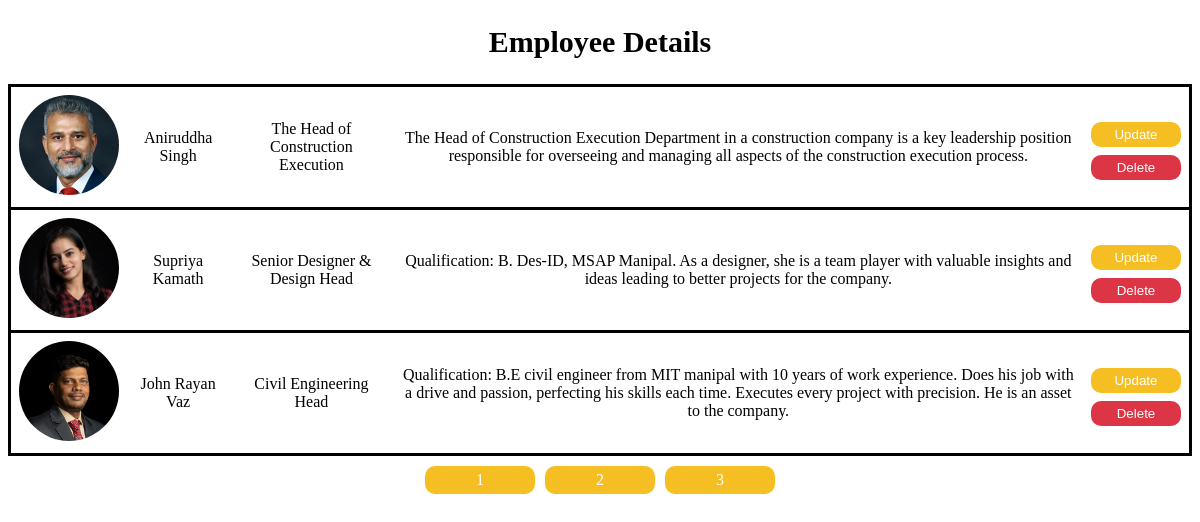
The app's page /Emp_retrieve.php with its own data.
### tables this page shows
CREATE TABLE `employees` (
  `id` int(11) NOT NULL,
  `name` varchar(100) DEFAULT NULL,
  `role` varchar(100) DEFAULT NULL,
  `image` varchar(255) DEFAULT NULL,
  `description` text DEFAULT NULL
);

### Emp_retrieve.php (the view, shortened to what this page needs)
<!DOCTYPE html>
<html lang="en">
<head>
</head>
<body>
    <h1 class="tt">Employee Details</h1>
    <?php
    $conn = mysqli_connect('localhost', 'root', '', 'db_webuild');
    $limit = 3;
    $page = isset($_GET['page']) ? $_GET['page'] : 1;
    $start = ($page - 1) * $limit;
    $sql = "SELECT * FROM Employees LIMIT $start, $limit";
    $result = mysqli_query($conn, $sql);
    echo "<table>";
    while ($row = mysqli_fetch_assoc($result)) {
        echo "<tr>";
        echo "<td><img src='" . $row['image'] . "' alt='" . $row['name'] . "'></td>";
        echo "<td>" . $row['name'] . "</td>";
        echo "<td>" . $row['role'] . "</td>";
        echo "<td>" . $row['description'] . "</td>";
        echo "<td>";
        echo "<button class='btn' onclick='updateEmployee()'>Update</button>";
        echo "<form method='post' action='delete_employee.php'>";
        echo "<button type='submit' class='btn del' onclick='return confirm(\"Are you sure you want to delete this employee?\")'>Delete</button>";
        echo "</form>";
        echo "</td>";
        echo "</tr>";
    }
    echo "</table>";
    $sql_total = "SELECT COUNT(*) AS total FROM Employees";
    $result_total = mysqli_query($conn, $sql_total);
    $row_total = mysqli_fetch_assoc($result_total);
    $total_records = $row_total['total'];
    $total_pages = ceil($total_records / $limit);
    echo "<div class='pagination'>";
    for ($i = 1; $i <= $total_pages; $i++) {
        echo "<a href='?page=$i'>$i</a>";
    }
    echo "</div>";
    ?>
</body>
</html>

### Emp_retrieve.php (style rules this page uses)
.tt { text-align: center; font-size: 30px; font-family: 'Times New Roman', Times, serif; margin: 25px 20px; }
table { border-collapse: collapse; width: 100%; border: none; }
th, td { border: 1px solid #ddd; padding: 8px; text-align: center; border: none; }
tr { border: 3px solid black; }
img { width: 100px; height: 100px; object-fit: cover; border-radius: 50%; }
.btn { padding: 5px 10px; background-color: #f5bf23; color: #fff; border: none; cursor: pointer; width: 90px; margin-top: 8px; border-radius: 10px; }
.pagination { text-align: center; margin-top: 10px; }
.pagination a { display: inline-block; margin: 0 5px; padding: 5px 10px; background-color: #f5bf23; color: #fff; text-decoration: none; border-radius: 10px; width: 90px; }
.del { background-color: #dc3545; }

### records on screen
employees: image (picture), name "Aniruddha Singh", role "The Head of Construction Execution", description "The Head of Construction Execution Department in a construction company is a key leadership position responsible for overseeing and managing all aspects of the construction execution process."
employees: image+name (picture), name "Supriya Kamath", role "Senior Designer & Design Head", description "Qualification: B. Des-ID, MSAP Manipal. As a designer, she is a team player with valuable insights and ideas leading to better projects for the company."
employees: image+name (picture), name "John Rayan Vaz", role "Civil Engineering Head", description "Qualification: B.E civil engineer from MIT manipal with 10 years of work experience. Does his job with a drive and passion, perfecting his skills each time. Executes every project with precision. He is an asset to the company."
